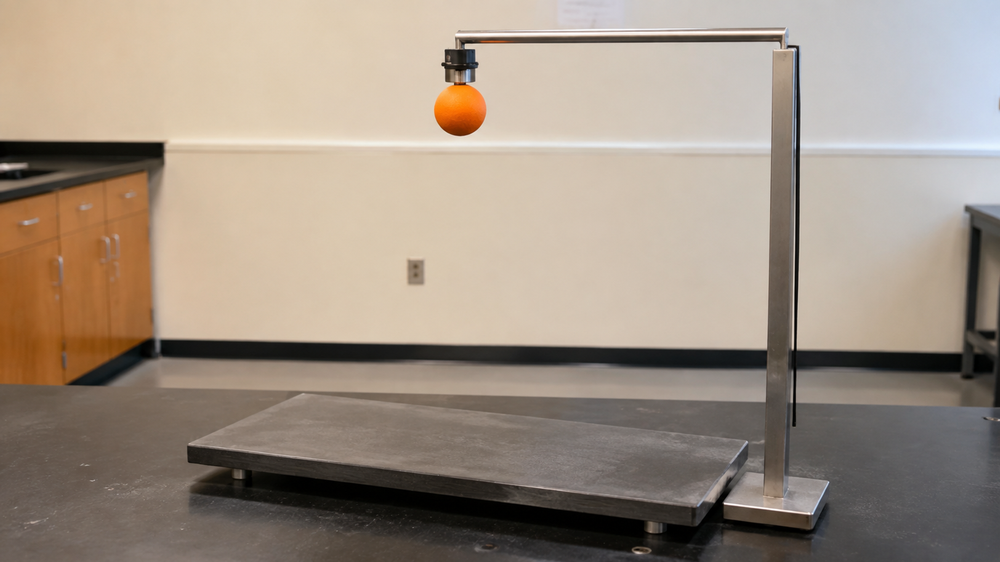
#> input picture easy/P1/first_frame.png, 1000 x 562 px, shrunk from 2048 x 1152 before the run
$ python -i track.py   (imports and definitions only)
#> lines starting #> are read from the running program, lines starting #| are printed output that depends on the picture; after the words box and inside, x2 and y2 are one past the last pixel; in counts of white or black regions, pixels touching at a corner belong together
#> further down, picture is the input picture: shape (562, 1000, 3); mean B, G, R 130.9, 144.5, 158.3
"""Trajectory extraction for the coloured-object tasks.

One method, used everywhere a ball or bob has to be followed: segment the object
by the colour it actually has in the first frame, then take the sub-pixel centroid
of the connected component nearest the previous position.

Why this and not a learned point tracker: these clips put one or two
high-chroma objects on a plain, static, low-saturation background, which is the
regime where colour segmentation is exact rather than approximate. It gives a
sub-pixel centroid of the whole object every frame, whereas a point tracker gives
a surface point that drifts as the object rotates, and it has no failure mode
that needs a second estimator to cover. The nearest-component rule is what keeps
two same-coloured objects from swapping identity.
"""
from __future__ import annotations

from dataclasses import dataclass, field

import cv2
import numpy as np

from .video import Clip


# [10 lines left out: function chroma, not called in this run]


@dataclass
class ColorTarget:
    """A colour-defined object, seeded from one frame."""

    hue: float           # OpenCV hue 0-179
    sat_min: int
    val_min: int
    x: float
    y: float
    radius: float
    hue_tol: float = 14.0
    chroma_min: float = 0.0
    label: str = ""

    # [11 lines left out: function mask, not called in this run]


@dataclass
class Track:
    x: np.ndarray
    y: np.ndarray
    r: np.ndarray
    label: str = ""
    quantities: dict = field(default_factory=dict)

    @property
    def valid(self) -> np.ndarray:
        return np.isfinite(self.x) & np.isfinite(self.y)

    @property
    def coverage(self) -> float:
        return float(self.valid.mean())

    # [17 lines left out: function longest_run, not called in this run]


def find_color_targets(frame: np.ndarray, k: int = 1, min_area: int = 25,
                       max_area_frac: float = 0.08,
                       sat_min: int = 90) -> list[ColorTarget]:
    """Find the ``k`` most chromatic compact blobs, ordered left to right.

    Chromatic blobs are the tracked objects in every task that uses this: the
    scenes are otherwise grey glass, wood and plaster. Blobs larger than
    ``max_area_frac`` of the frame are scenery (a painted wall, a coloured floor)
    rather than the object, so they are excluded.
    """
#> called with k = 1, min_area = 25, max_area_frac = 0.08, sat_min = 90
    hsv = cv2.cvtColor(frame, cv2.COLOR_BGR2HSV)
#> hsv: shape (562, 1000, 3); mean H, S, V 27.6, 49.1, 159.3
    sat, val = hsv[..., 1], hsv[..., 2]
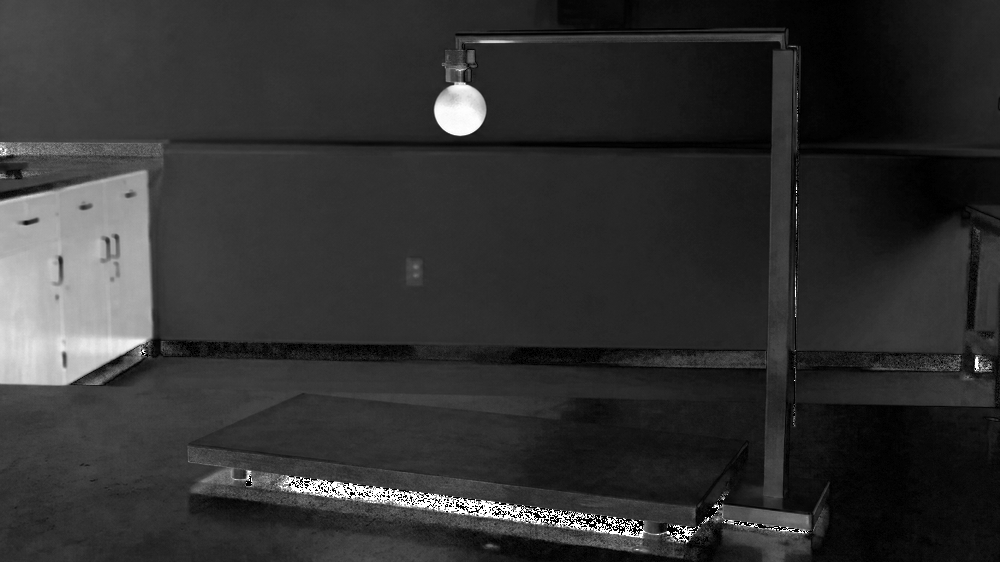
#> sat: shape (562, 1000); min 0, max 255, mean 49.1
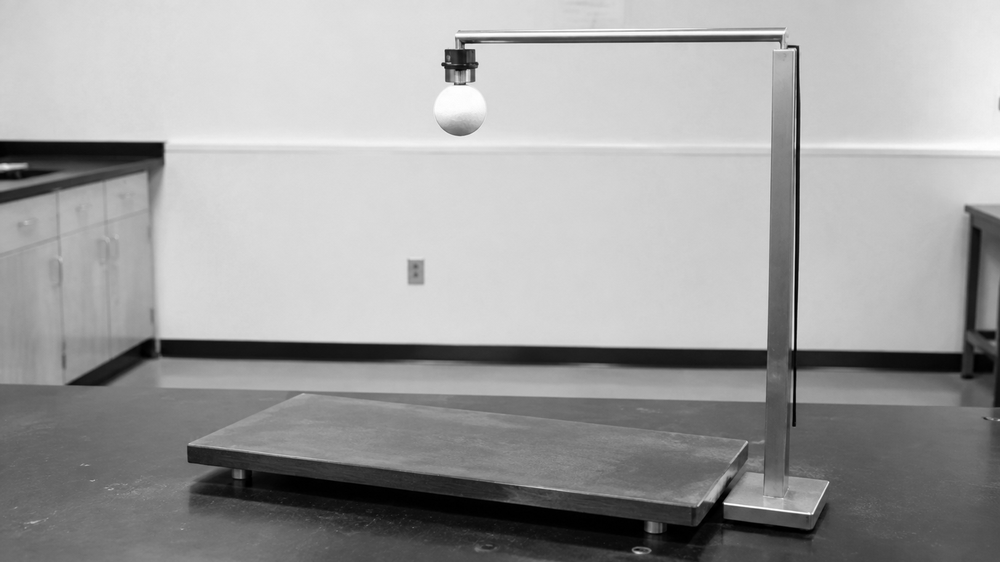
#> val: shape (562, 1000); min 0, max 255, mean 159.3
    mask = ((sat >= sat_min) & (val >= 50)).astype(np.uint8)
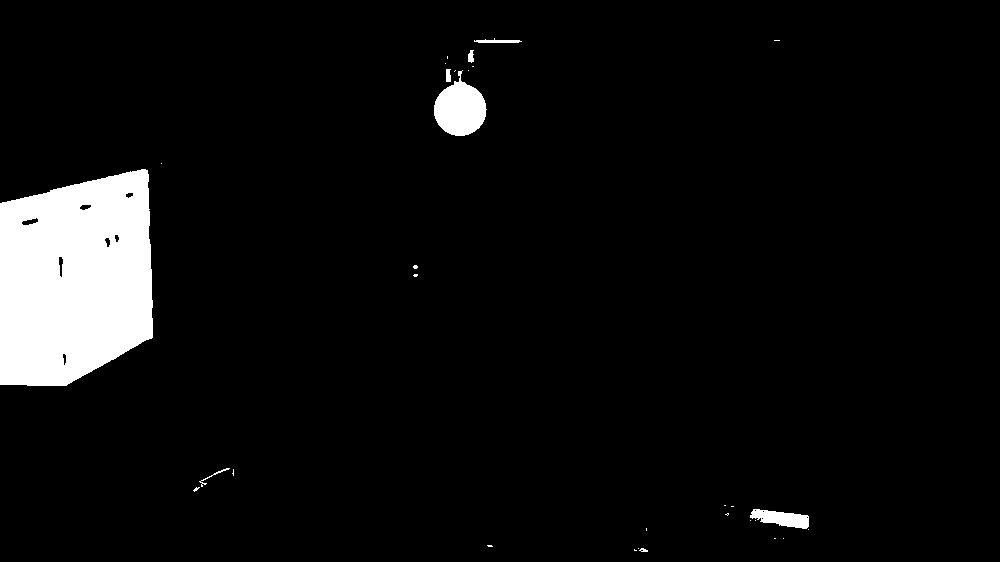
#> mask: shape (562, 1000); values 0 (black) and 1 (white), 5.6% white; 31 white regions (23 under 20 px), largest, box (x1, y1, x2, y2) and area: (0, 169, 153, 386) 28003, (434, 70, 487, 136) 2208, (750, 509, 809, 529) 720
    mask = cv2.morphologyEx(mask, cv2.MORPH_OPEN, np.ones((3, 3), np.uint8))
#> mask: shape (562, 1000); values 0 (black) and 1 (white), 5.5% white; 10 white regions (4 under 20 px), largest, box (x1, y1, x2, y2) and area: (0, 169, 153, 386) 28001, (434, 81, 486, 136) 2178, (750, 509, 809, 529) 699, (478, 40, 519, 43) 123, (446, 69, 451, 82) 59, (468, 50, 474, 62) 57

    n, labels, stats, cents = cv2.connectedComponentsWithStats(mask, 8)
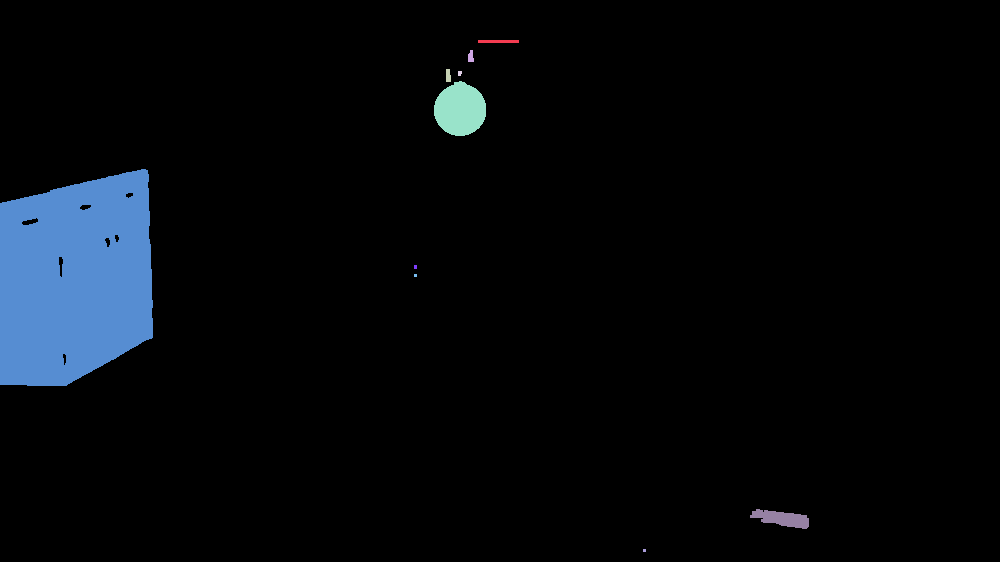
#> labels: shape (562, 1000) int32; 11 distinct labels, from 0 to 10; one colour per label, 0 black
#> n = 11; stats = [[0, 0, 1000, 562, 530835], [478, 40, 41, 3, 123], [468, 50, 6, 12, 57], [446, 69, 5, 13, 59], [458, 71, 4, 5, 18], [434, 81, 52, 55, 2178], [0, 169, 153, 217, 28001], [414, 265, 3, 4, 12], [414, 274, 3, 3, 9], [750, 509, 59, 20, 699], [643, 549, 3, 3, 9]]; cents = [[521.7, 281.1], [498, 41], [470.4, 56.3], [447.8, 75.36], [459.3, 72.83], [459.7, 109.1], [73.98, 279.3], [415, 266.5], [415, 275], [781.7, 518.2], [644, 550]]
    area_cap = max_area_frac * frame.shape[0] * frame.shape[1]
#> area_cap = 44960
    cands = []
    for i in range(1, n):
        area = stats[i, cv2.CC_STAT_AREA]
        if area < min_area or area > area_cap:
            continue
        w, h = stats[i, cv2.CC_STAT_WIDTH], stats[i, cv2.CC_STAT_HEIGHT]
        # Compactness keeps thin coloured strips (a painted rail, a laser line)
        # out of the candidate list.
        if max(w, h) > 4.0 * max(1, min(w, h)):
            continue
        sel = labels == i
        cands.append({"area": float(area), "sat": float(sat[sel].mean()),
                      "hue": float(np.median(hsv[..., 0][sel])),
                      "val": float(val[sel].mean()),
                      "x": float(cents[i][0]), "y": float(cents[i][1]),
                      "r": float(np.sqrt(area / np.pi))})
#> this loop made 10 passes
#> (area, w, h) on passes 1, 2, 3, 5, 6, 9: (123, 41, 3), (57, 6, 12), (59, 5, 13), (2178, 52, 55), (28001, 153, 217), (699, 59, 20)
#> pass 2, in find_color_targets, `sel = labels == i`:
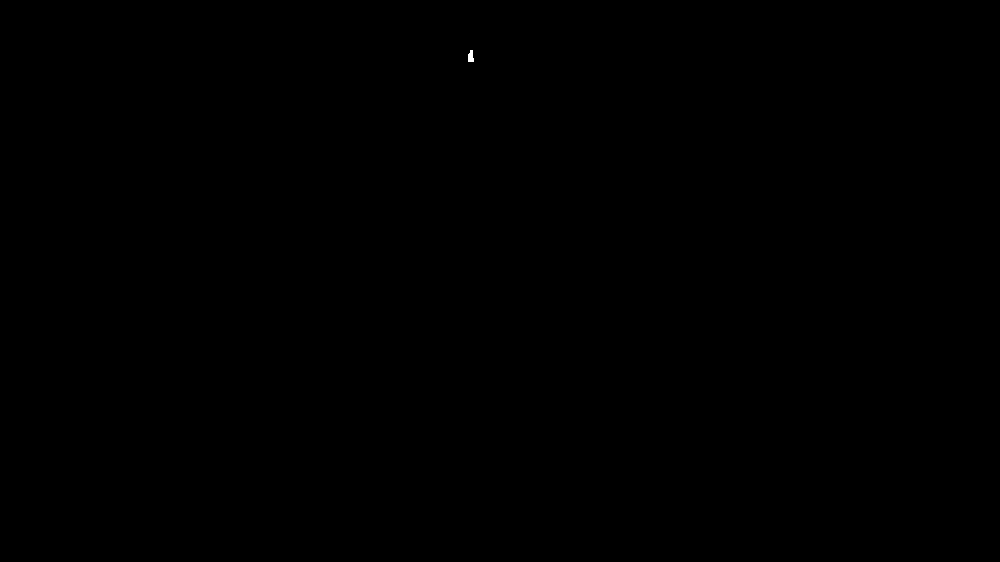
#> sel: shape (562, 1000) bool; 0.01% white; 1 white region, box (x1, y1, x2, y2) and area: (468, 50, 474, 62) 57
#> after the loop, cands = 5 items
    if not cands:
        return []
    cands.sort(key=lambda c: c["sat"] * np.sqrt(c["area"]), reverse=True)
    chosen = sorted(cands[:k], key=lambda c: c["x"])
#> chosen = 1 item
    return [ColorTarget(hue=c["hue"], sat_min=max(60, int(0.55 * c["sat"])),
                        val_min=max(40, int(0.45 * c["val"])),
                        x=c["x"], y=c["y"], radius=c["r"],
                        label=f"obj{i + 1}")
            for i, c in enumerate(chosen)]


# [193 lines left out: functions track_target, find_chroma_markers, background, track_moving_blob, camera_drift, not called in this run]

>>> import cv2
>>> picture = cv2.imread('../../../../../easy/P1/first_frame.png')
>>> result = find_color_targets(picture)
#> result = 1 item
